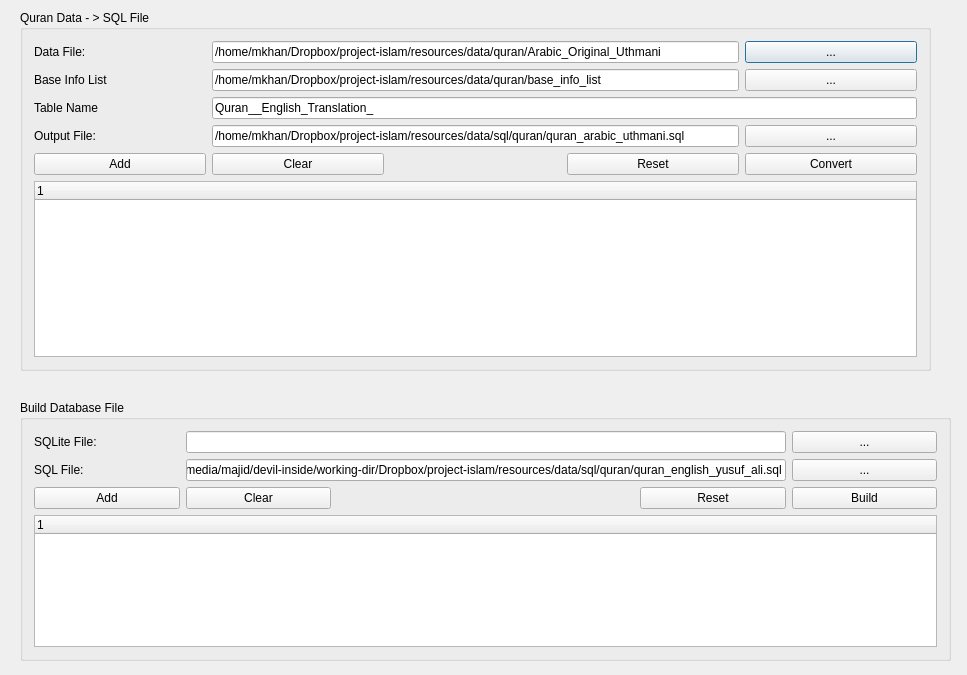
<?xml version="1.0" encoding="UTF-8"?>
<ui version="4.0">
 <class>DatabaseBuilder</class>
 <widget class="QDialog" name="DatabaseBuilder">
  <property name="geometry">
   <rect>
    <x>0</x>
    <y>0</y>
    <width>967</width>
    <height>675</height>
   </rect>
  </property>
  <property name="windowTitle">
   <string>Database Builder v0.2</string>
  </property>
  <widget class="QGroupBox" name="groupBox">
   <property name="geometry">
    <rect>
     <x>20</x>
     <y>10</y>
     <width>911</width>
     <height>361</height>
    </rect>
   </property>
   <property name="title">
    <string>Quran Data - &gt; SQL File</string>
   </property>
   <layout class="QGridLayout" name="gridLayout">
    <item row="2" column="0">
     <widget class="QLabel" name="label_3">
      <property name="text">
       <string>Table Name</string>
      </property>
     </widget>
    </item>
    <item row="3" column="1" colspan="3">
     <widget class="QLineEdit" name="txtOutputFile">
      <property name="text">
       <string>/home/mkhan/Dropbox/project-islam/resources/data/sql/quran/quran_arabic_uthmani.sql</string>
      </property>
     </widget>
    </item>
    <item row="0" column="4">
     <widget class="QPushButton" name="btnBrowse">
      <property name="text">
       <string>...</string>
      </property>
     </widget>
    </item>
    <item row="1" column="0">
     <widget class="QLabel" name="label_2">
      <property name="text">
       <string>Base Info List</string>
      </property>
     </widget>
    </item>
    <item row="1" column="4">
     <widget class="QPushButton" name="btnBrowse2">
      <property name="text">
       <string>...</string>
      </property>
     </widget>
    </item>
    <item row="0" column="1" colspan="3">
     <widget class="QLineEdit" name="txtDataFile">
      <property name="text">
       <string>/home/mkhan/Dropbox/project-islam/resources/data/quran/Arabic_Original_Uthmani</string>
      </property>
     </widget>
    </item>
    <item row="1" column="1" colspan="3">
     <widget class="QLineEdit" name="txtRukuhSajdahFile">
      <property name="text">
       <string>/home/mkhan/Dropbox/project-islam/resources/data/quran/base_info_list</string>
      </property>
     </widget>
    </item>
    <item row="2" column="1" colspan="4">
     <widget class="QLineEdit" name="txtTableName">
      <property name="text">
       <string>Quran__English_Translation_</string>
      </property>
     </widget>
    </item>
    <item row="3" column="0">
     <widget class="QLabel" name="label_4">
      <property name="text">
       <string>Output File:</string>
      </property>
     </widget>
    </item>
    <item row="3" column="4">
     <widget class="QPushButton" name="btnBrowse3">
      <property name="text">
       <string>...</string>
      </property>
     </widget>
    </item>
    <item row="0" column="0">
     <widget class="QLabel" name="label">
      <property name="text">
       <string>Data File:</string>
      </property>
     </widget>
    </item>
    <item row="5" column="0" colspan="5">
     <widget class="QTreeWidget" name="treeWidget">
      <column>
       <property name="text">
        <string notr="true">1</string>
       </property>
      </column>
     </widget>
    </item>
    <item row="4" column="4">
     <widget class="QPushButton" name="pushButton">
      <property name="text">
       <string>Convert</string>
      </property>
     </widget>
    </item>
    <item row="4" column="3">
     <widget class="QPushButton" name="btnReset">
      <property name="text">
       <string>Reset</string>
      </property>
     </widget>
    </item>
    <item row="4" column="0">
     <widget class="QPushButton" name="btnAdd_2">
      <property name="text">
       <string>Add</string>
      </property>
     </widget>
    </item>
    <item row="4" column="1">
     <widget class="QPushButton" name="pushButton_3">
      <property name="text">
       <string>Clear</string>
      </property>
     </widget>
    </item>
   </layout>
  </widget>
  <widget class="QGroupBox" name="groupBox_2">
   <property name="geometry">
    <rect>
     <x>20</x>
     <y>400</y>
     <width>931</width>
     <height>261</height>
    </rect>
   </property>
   <property name="title">
    <string>Build Database File</string>
   </property>
   <layout class="QGridLayout" name="gridLayout_2">
    <item row="1" column="5">
     <widget class="QPushButton" name="btnBrowse5">
      <property name="text">
       <string>...</string>
      </property>
     </widget>
    </item>
    <item row="1" column="1" colspan="4">
     <widget class="QLineEdit" name="txtSqFilename">
      <property name="text">
       <string>/media/majid/devil-inside/working-dir/Dropbox/project-islam/resources/data/sql/quran/quran_english_yusuf_ali.sql</string>
      </property>
     </widget>
    </item>
    <item row="0" column="5">
     <widget class="QPushButton" name="btnBrowse4">
      <property name="text">
       <string>...</string>
      </property>
     </widget>
    </item>
    <item row="1" column="0">
     <widget class="QLabel" name="label_6">
      <property name="text">
       <string>SQL File:</string>
      </property>
     </widget>
    </item>
    <item row="2" column="0">
     <widget class="QPushButton" name="btnAdd">
      <property name="text">
       <string>Add</string>
      </property>
     </widget>
    </item>
    <item row="2" column="1">
     <widget class="QPushButton" name="pushButton_2">
      <property name="text">
       <string>Clear</string>
      </property>
     </widget>
    </item>
    <item row="2" column="4">
     <widget class="QPushButton" name="btnReset_2">
      <property name="text">
       <string>Reset</string>
      </property>
     </widget>
    </item>
    <item row="2" column="5">
     <widget class="QPushButton" name="btnBuild">
      <property name="text">
       <string>Build</string>
      </property>
     </widget>
    </item>
    <item row="3" column="0" rowspan="2" colspan="6">
     <widget class="QTreeWidget" name="treeSqlFiles">
      <column>
       <property name="text">
        <string notr="true">1</string>
       </property>
      </column>
     </widget>
    </item>
    <item row="0" column="0">
     <widget class="QLabel" name="label_5">
      <property name="text">
       <string>SQLite File:</string>
      </property>
     </widget>
    </item>
    <item row="0" column="1" colspan="4">
     <widget class="QLineEdit" name="txtSqliteFilename">
      <property name="text">
       <string/>
      </property>
     </widget>
    </item>
   </layout>
  </widget>
 </widget>
 <layoutdefault spacing="6" margin="11"/>
 <resources/>
 <connections/>
</ui>
